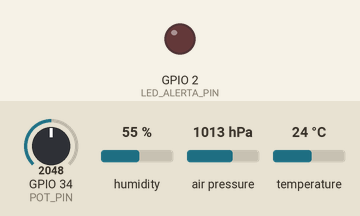
Bench run of a sketch on a simulated ESP32. On the bench: output pins drawn as LEDs (lit = HIGH). Dashed ring = blinking. The inputs (shaded band) are chosen by the test bench; at power-on: GPIO 34 (POT_PIN) = 2048, humidity 55 %, air pressure 1013 hPa, temperature 24 °C. WiFi joins after 1.5 s; servers stay silent unless stated; random numbers use the default seed unless the sketch sets one; no MQTT or app messages arrive unless stated; what the sketch prints to the serial monitor is not drawn.

Above: at 0.2 s.
At 2.5 s:
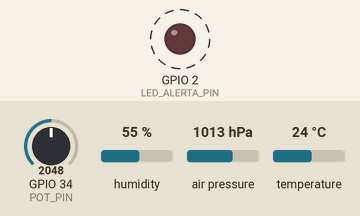
2.9 s: GPIO 34 (POT_PIN) set to 1158
6.4 s: GPIO 34 (POT_PIN) set to 1093
Timing chart, 0 to 9.5 s (numbered marks = the images above; inputs shaded):
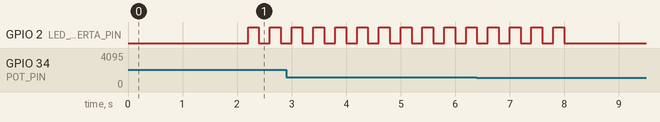

Measured:
- by itself, GPIO 2 (LED_ALERTA_PIN): alternates HIGH for 0.20 s and LOW for 0.20 s, 9 changes in all, then stays LOW

The sketch:

sketch.ino
```cpp
#include <WiFi.h>
#include <PubSubClient.h>
#include <DHT.h>
#include <Wire.h>
#include <Adafruit_BMP085.h>

// ============ CONFIGURAÇÕES ============
const char* ssid = "Wokwi-GUEST";
const char* password = "";
const char* mqtt_server = "broker.emqx.io";
const int mqtt_port = 1883;

WiFiClient espClient;
PubSubClient client(espClient);

// Definição dos Pinos
#define DHT_PIN 5
#define DHT_TYPE DHT22
#define POT_PIN 34
#define LED_ALERTA_PIN 2

// Inicialização dos Sensores
DHT dht(DHT_PIN, DHT_TYPE);
Adafruit_BMP085 bmp;

// Variáveis Globais de Telemetria
float temp_celsius = 25.0;
float pressure_kpa = 101.3;
float velocity_kmh = 7800.0;
unsigned long lastMsg = 0;
bool anomaliaDetectada = false;

void setup() {
  Serial.begin(115200);
  delay(100);

  pinMode(POT_PIN, INPUT);
  pinMode(LED_ALERTA_PIN, OUTPUT);

  Serial.println("\n\n=== DRAGON TELEMETRY SYSTEM ===");

  // Inicializa o DHT22
  dht.begin();

  // Inicializa o BMP180 no barramento I2C padrão
  if (!bmp.begin()) {
    Serial.println("⚠ Sensor BMP180 não respondeu. Certifique-se de ligar o pino GND!");
  } else {
    Serial.println("✓ Sensor BMP180 conectado com sucesso.");
  }

  connectWiFi();
  client.setServer(mqtt_server, mqtt_port);
}

void loop() {
  if (!client.connected()) {
    reconnect();
  }
  client.loop();

  unsigned long now = millis();

  // LÓGICA DO LED PISCANTE (Independente do tempo do MQTT)
  if (anomaliaDetectada) {
    digitalWrite(LED_ALERTA_PIN, (now / 200) % 2);
  } else {
    digitalWrite(LED_ALERTA_PIN, LOW);
  }

  // Leitura e envio a cada 2 segundos
  if (now - lastMsg > 2000) {
    lastMsg = now;

    readSensors();
    checkAnomalies();
    publishTelemetry();
  }
}

void connectWiFi() {
  Serial.print("Conectando ao WiFi: ");
  WiFi.begin(ssid, password);
  int attempts = 0;
  while (WiFi.status() != WL_CONNECTED && attempts < 20) {
    delay(500);
    Serial.print(".");
    attempts++;
  }
  if (WiFi.status() == WL_CONNECTED) {
    Serial.println("\n✓ WiFi conectado!");
  }
}

void reconnect() {
  while (!client.connected()) {
    Serial.print("Tentando conexão MQTT... ");
    String clientId = "DragonCapsuleClient-";
    clientId += String(random(0, 5000));

    if (client.connect(clientId.c_str())) {
      Serial.println("✓ Conectado!");
    } else {
      delay(5000);
    }
  }
}

void readSensors() {
  // 1. Lendo a temperatura real do DHT22
  float t = dht.readTemperature();
  if (!isnan(t)) {
    temp_celsius = t;
  }

  // 2. Lendo a pressão real do BMP180 (Convertendo Pa para kPa)
  float p = bmp.readPressure();
  if (p > 0) {
    pressure_kpa = p / 1000.0;
  }

  // 3. Lendo o Potenciômetro Real
  int potValue = analogRead(POT_PIN);
  velocity_kmh = map(potValue, 0, 4095, 0, 29000);
}

void checkAnomalies() {

  if (temp_celsius >= 80.0 || pressure_kpa < 90.0 || velocity_kmh > 8000) {
    anomaliaDetectada = true;
  } else {
    anomaliaDetectada = false;
  }
}

void publishTelemetry() {
  String payload = "{";
  payload += "\"temperature\":" + String(temp_celsius, 2) + ",";
  payload += "\"pressure\":" + String(pressure_kpa, 2) + ",";
  payload += "\"velocity\":" + String(velocity_kmh, 0) + ",";
  payload += "\"status\":\"" + String(anomaliaDetectada ? "CRITICAL" : "OK") + "\",";
  payload += "\"timestamp\":" + String(millis());
  payload += "}";

  client.publish("dragon/telemetry/full", payload.c_str());

  Serial.print("📡 Transmissão -> Temp: "); Serial.print(temp_celsius, 1);
  Serial.print("°C | Pres: "); Serial.print(pressure_kpa, 1);
  Serial.print("kPa | Vel: "); Serial.print(velocity_kmh, 0);
  Serial.println(anomaliaDetectada ? " KM/H [🔴 ALERTA DE CABINE]" : " KM/H [🟢 OPERAÇÃO NOMINAL]");
}
```
